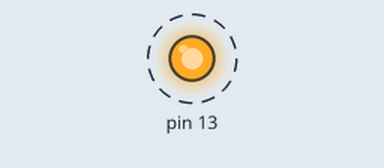
A sketch run on a simulated Arduino Uno, built with avr-gcc and run on an emulated ATmega328P. Shown: output pins drawn as LEDs (lit = HIGH). Dashed ring = blinking.

Above: at 0.17 s.
Timing chart, 0 to 3.0 s (numbered marks = the images above):
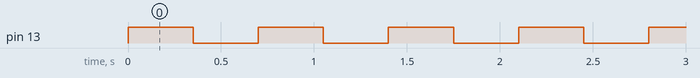

The sketch:

sketch_aug22b.ino
```cpp
int led=13;

void setup() {
  // put your setup code here, to run once:
Serial.begin (9600);
pinMode (13, OUTPUT);

}

void loop() {
  // put your main code here, to run repeatedly:
digitalWrite(13, HIGH);
delay (350);
digitalWrite(13, LOW);
delay (350);


}
```

Measured:
- by itself, pin 13: alternates HIGH for 0.35 s and LOW for 0.35 s
